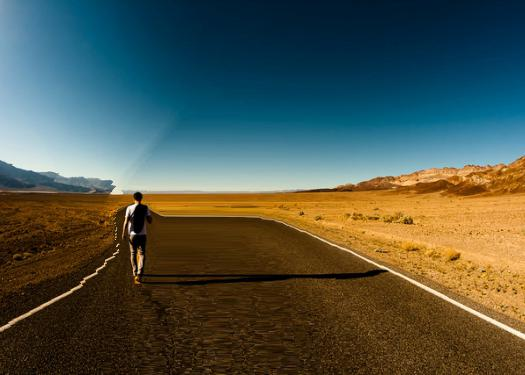
#> input picture code/alone40.jpg, 525 x 375 px
$ python -i seam_adding.py   (imports and definitions only)   (older library calls are emulated)
#> lines starting #> are read from the running program, lines starting #| are printed output that depends on the picture
#> further down, picture is the input picture: shape (375, 525, 3); mean B, G, R 73.8, 85.5, 77.5
import sys
import cv2
import numpy as np
import matplotlib.pyplot as plt

# [128 lines left out: functions addLines, add_vertical_seam, displaySeam, add_horizontal_seam, remove_vertical_seam, remove_horizontal_seam, not called in this run]

# Compute the energy matrix from the input image
def compute_energy_matrix(img):
    gray = cv2.cvtColor(img, cv2.COLOR_BGR2GRAY)
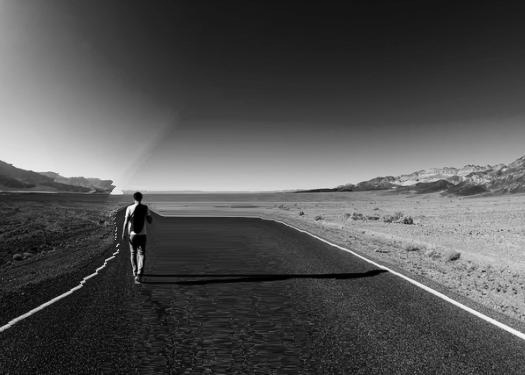
#> gray: shape (375, 525); min 0, max 253, mean 81.8

    # Compute X derivative of the image
    sobel_x = cv2.Sobel(gray,cv2.CV_64F, 1, 0, ksize=3)
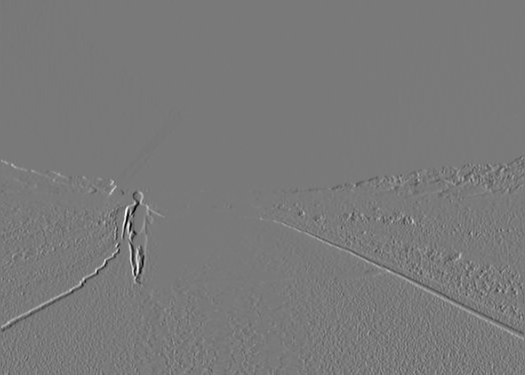
#> sobel_x: shape (375, 525) float64; min -788, max 860, mean 0.2; drawn with min black and max white

    # Compute Y derivative of the image
    sobel_y = cv2.Sobel(gray,cv2.CV_64F, 0, 1, ksize=3)
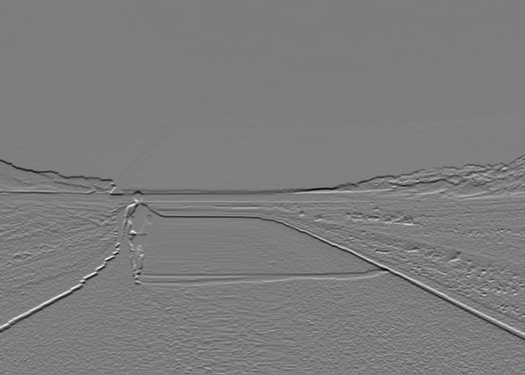
#> sobel_y: shape (375, 525) float64; min -763, max 790, mean 0.1; drawn with min black and max white

    abs_sobel_x = cv2.convertScaleAbs(sobel_x)
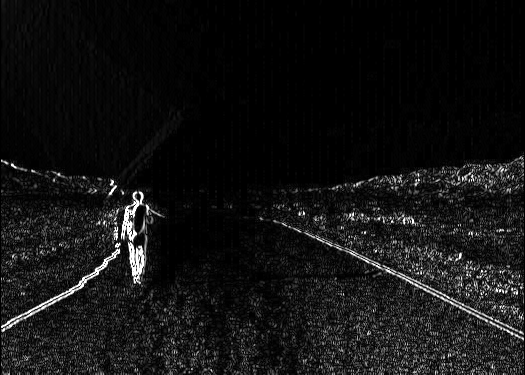
#> abs_sobel_x: shape (375, 525); min 0, max 255, mean 18.6
    abs_sobel_y = cv2.convertScaleAbs(sobel_y)
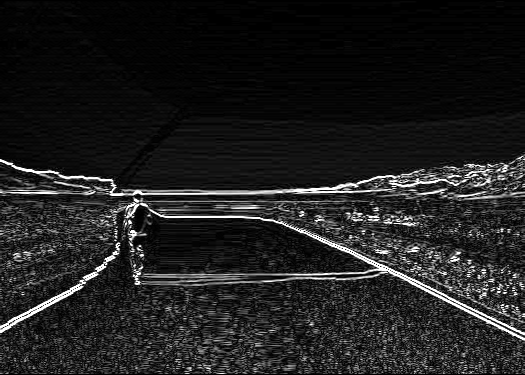
#> abs_sobel_y: shape (375, 525); min 0, max 255, mean 31.3

    # Return weighted summation of the two images i.e. 0.5*X + 0.5*Y
    return cv2.addWeighted(abs_sobel_x, 0.5, abs_sobel_y, 0.5, 0)
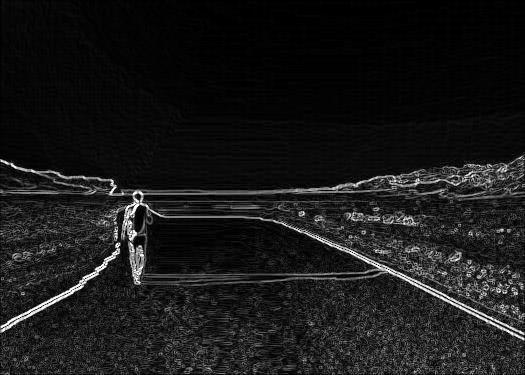
#> returned value: shape (375, 525); min 0, max 255, mean 25

# Find horizontal seam in the input image
# [81 lines left out: functions find_optimal_horizontal_seam, find_vertical_seam, manipulate_energy_image, not called in this run]

>>> import cv2
>>> picture = cv2.imread('alone40.jpg')
>>> result = compute_energy_matrix(picture)

$ run again, on code/apple23.jpg
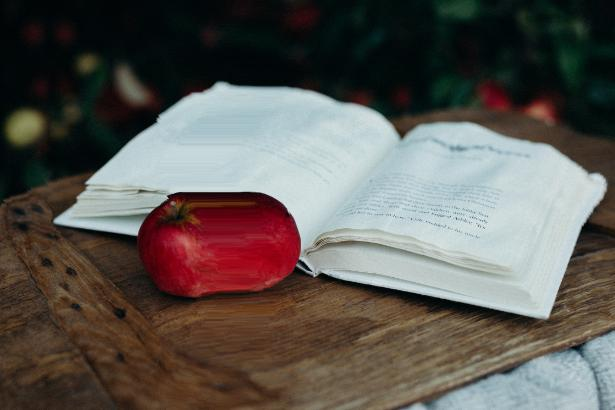
#> input picture code/apple23.jpg, 615 x 410 px
#> picture is the input picture: shape (410, 615, 3); mean B, G, R 83.9, 88.8, 93.7
#> in compute_energy_matrix, `sobel_y = cv2.Sobel(gray,cv2.CV_64F, 0, 1, ksize=3)`:
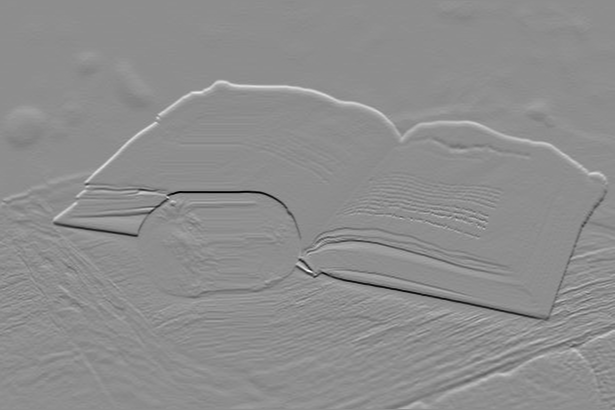
#> sobel_y: shape (410, 615) float64; min -801, max 638, mean 1.8; drawn with min black and max white
#> in compute_energy_matrix, `return cv2.addWeighted(abs_sobel_x, 0.5, abs_sobel_y, 0.5, 0)`:
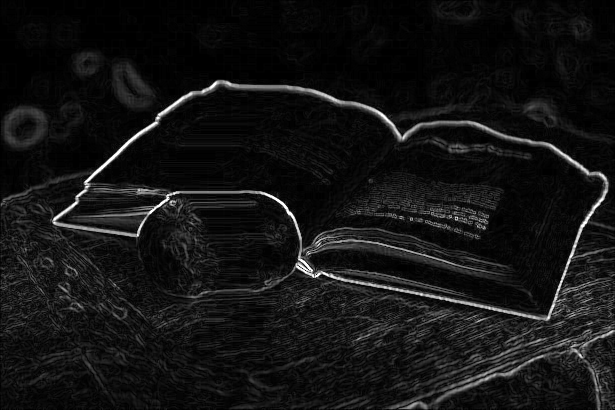
#> returned value: shape (410, 615); min 0, max 255, mean 19.8
